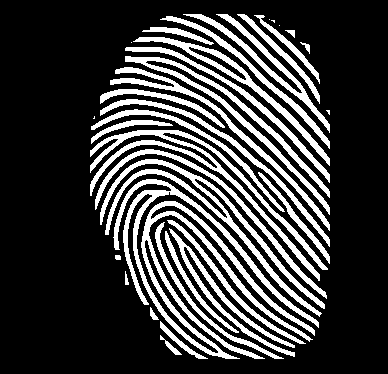
#> input picture code/Fingernet-Full-main/Fingernet-Full-main/Enhancement/101_1.bmp, 388 x 374 px
$ python -i ext_finger_skeleton.py   (imports and definitions only)
#> lines starting #> are read from the running program, lines starting #| are printed output that depends on the picture; after the words box and inside, x2 and y2 are one past the last pixel; in counts of white or black regions, pixels touching at a corner belong together
#> `picture = cv2.imread('101_1.bmp', cv2.IMREAD_GRAYSCALE)`: picture: shape (374, 388); 23.9% white; 35 white regions (6 under 20 px), largest, box (x1, y1, x2, y2) and area: (113, 179, 319, 359) 6904, (90, 130, 328, 281) 3274, (100, 159, 325, 317) 3205
### code/Fingernet-Full-main/Fingernet-Full-main/Enhancement/dist2.py
"""
等价于 MATLAB dist2.m 的 Python 实现——计算两组点之间的平方欧氏距离。

函数:
    n2 = dist2(x, c)

输入:
    x : (M, D) array_like
    c : (L, D) array_like

输出:
    n2 : (M, L) numpy array, 第 (i,j) 项为 ||x[i,:] - c[j,:]||^2
"""
import numpy as np

def dist2(x, c):
    x = np.asarray(x, dtype=np.float64)
    c = np.asarray(c, dtype=np.float64)

    if x.ndim != 2 or c.ndim != 2:
        raise ValueError("x and c must be 2-D arrays")
    if x.shape[1] != c.shape[1]:
        raise ValueError("Data dimension does not match dimension of centres")

    # 使用恒等式 ||x-c||^2 = ||x||^2 + ||c||^2 - 2 x c^T
    x_sq = np.sum(x * x, axis=1).reshape(-1, 1)   # (M,1)
    c_sq = np.sum(c * c, axis=1).reshape(1, -1)   # (1,L)
    cross = np.dot(x, c.T)                        # (M,L)

    n2 = x_sq + c_sq - 2.0 * cross

    # 数值误差可能导致极小负值，裁剪为 0
    n2 = np.maximum(n2, 0.0)

    return n2

# [5 lines of commented-out code are left out]

### code/Fingernet-Full-main/Fingernet-Full-main/Enhancement/ext_finger_skeleton.py
"""
主函数，后面做
从指纹图像中提取 minutiae（终点/分叉/可选核心）。
返回格式与原 MATLAB 类似：N x 6 矩阵，列为 [x, y, type, angle, extra, valid]
 - type: 1 = termination, 3 = bifurcation, 5 = core(optional)
 - angle: 方向（弧度）
注意：此实现使用简单增强与方向估计，作为 MATLAB 版本的可用 Python 替代。
依赖: numpy, scipy, scikit-image, opencv-python
"""
import numpy as np
import cv2
from scipy.ndimage import gaussian_filter
from skimage.filters import threshold_local, sobel_h, sobel_v
from skimage.morphology import thin
from math import atan2, pi
from dist2 import dist2  # 如果你已生成 dist2.py，保留；否则可内联实现

def _crossing_number(thinned, x, y):
    # thinned: boolean array, True where ridge pixel
    # p() order matches MATLAB p around 8 neighbors clockwise starting at east (approx)
    # We'll follow common CN ordering (8 neighbors) clockwise
    neighbors = [
        thinned[y, x+1],   # 1 E
        thinned[y-1, x+1], # 2 NE
        thinned[y-1, x],   # 3 N
        thinned[y-1, x-1], # 4 NW
        thinned[y, x-1],   # 5 W
        thinned[y+1, x-1], # 6 SW
        thinned[y+1, x],   # 7 S
        thinned[y+1, x+1], # 8 SE
    ]
    # convert bool to int
    nbr = [1 if v else 0 for v in neighbors]
    s = 0
    for i in range(8):
        s += abs(nbr[i] - nbr[(i+1) % 8])
    CN = s / 2
    return CN

def _local_median_orientation(orient_img_m, x, y):
    # orient_img_m: smoothed orientation in radians [0,2pi)
    patch = orient_img_m[max(0,y-1):y+2, max(0,x-1):x+2].ravel()
    if patch.size == 0:
        return 0.0
    # 平均方向需处理环绕：用向量平均
    vx = np.mean(np.cos(patch))
    vy = np.mean(np.sin(patch))
    ang = np.arctan2(vy, vx)
    if ang < 0:
        ang += 2*pi
    return ang

def compute_orientation_field(img, sigma=3):
    # 简单方向估计：基于 sobel 梯度，平滑后取 atan2
    gx = sobel_h(img.astype(float))
    gy = sobel_v(img.astype(float))
    # 平滑矢量分量以减少噪声
    gx_s = gaussian_filter(gx, sigma=sigma)
    gy_s = gaussian_filter(gy, sigma=sigma)
    orient = np.arctan2(gy_s, gx_s)  # in [-pi,pi]
    orient[orient < 0] += 2*pi       # map to [0,2pi)
    # also produce a smoothed orientation suitable for median using vector smoothing
    cos2 = np.cos(orient * 2.0)
    sin2 = np.sin(orient * 2.0)
    cos2_s = gaussian_filter(cos2, sigma=sigma)
    sin2_s = gaussian_filter(sin2, sigma=sigma)
    orient_m = 0.5 * np.arctan2(sin2_s, cos2_s)
    orient_m[orient_m < 0] += pi*2 if False else 0  # keep in [-pi/2,pi/2], but we'll keep raw in radians
    # normalize orient_m to [0,2pi)
    orient_m = np.mod(orient_m, 2*pi)
    return orient, orient_m

def ext_finger_skeleton(img, display_flag=0, filename=None):
    # 输入 img: 灰度 numpy 数组 uint8 或 float 0-255
#> called with display_flag = 0
    if img.dtype != np.uint8:
        img_u = np.clip(img, 0, 255).astype(np.uint8)
    else:
        img_u = img.copy()

    h, w = img_u.shape[:2]
#> h = 374; w = 388

    # 1) 简单裁剪与白边处理（尽量模拟原 MATLAB 的边缘白化）
    # 将上、下、左、右显著空白边缘置白（255）
    #（此处用简单阈值方法）
    # detect rows/cols with few dark pixels and blank them (like原代码)
    for r in range(min(55, h)):
        if np.count_nonzero(img_u[r, :] < 200) < 8:
            img_u[:r+1, :] = 255
    for r in range(h-1, max(h-230,0), -1):
        if np.count_nonzero(img_u[r, :] < 200) < 3:
            img_u[r-17:h, :] = 255
            break
    for c in range(200, w):
        if np.count_nonzero(img_u[:, c] < 200) < 1:
            img_u[:, c:w] = 255
            break
    for c in range(min(75, w)):
        if np.count_nonzero(img_u[:, c] < 200) < 1:
            img_u[:, :c+1] = 255

    # 2) 增强: CLAHE + 中值平滑
    clahe = cv2.createCLAHE(clipLimit=2.0, tileGridSize=(8,8))
    enhanced = clahe.apply(img_u)
    enhanced = cv2.medianBlur(enhanced, 3)
#> enhanced: shape (374, 388); values 3 (black) and 255 (white), 23.9% white; 32 white regions (3 under 20 px), largest, box (x1, y1, x2, y2) and area: (114, 179, 319, 359) 6896, (90, 130, 328, 280) 3268, (100, 159, 325, 316) 3201

    # 3) 二值化（自适应阈值）
    block_size = 35
    local_thresh = threshold_local(enhanced, block_size, offset=10)
    binim = enhanced > local_thresh  # True for bright (背景). 指纹脊通常为暗，故取反
#> binim: shape (374, 388) bool; 70.6% white; 2 black regions, box (x1, y1, x2, y2) and area: (81, 5, 338, 368) 42309, (189, 47, 246, 80) 284
    binim = ~binim  # 现在 binim True 表示 ridge (黑 -> True)

    # 4) mask: 简化的块方差法生成有效区
    # 如果一个块内方差小则判为背景
    blk = 24
    mask = np.ones_like(binim, dtype=np.uint8)
    for y in range(0, h, blk):
        for x in range(0, w, blk):
            sub = enhanced[y:min(h,y+blk), x:min(w,x+blk)]
            if sub.size == 0: continue
            if np.std(sub) < 5:  # 经验阈值
                mask[y:min(h,y+blk), x:min(w,x+blk)] = 0
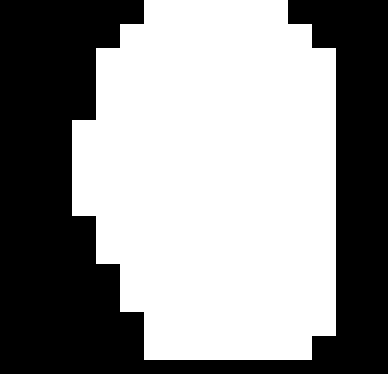
#> mask: shape (374, 388); values 0 (black) and 1 (white), 56% white; 1 black region, box (x1, y1, x2, y2) and area: (0, 0, 388, 374) 63896

    # 5) 细化（骨架化）
    thinned = thin(binim)  # boolean array
#> thinned: shape (374, 388) bool; 4.8% white in thin lines or dots, all inside (x1, y1, x2, y2) = (85, 9, 334, 364)

    # 6) 方向场计算
    orient_img, orient_img_m = compute_orientation_field(enhanced.astype(float)/255.0, sigma=3)
#> in compute_orientation_field, `cos2_s = gaussian_filter(cos2, sigma=sigma)`:
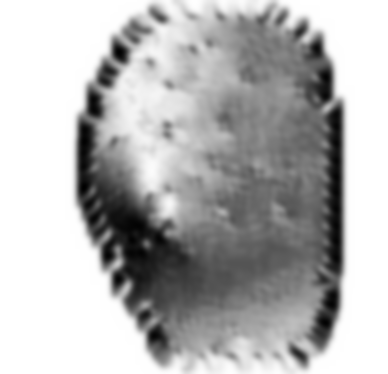
#> cos2_s: shape (374, 388) float64; min -0.923, max 1, mean 0.45; drawn with min black and max white
#> in compute_orientation_field, `sin2_s = gaussian_filter(sin2, sigma=sigma)`:
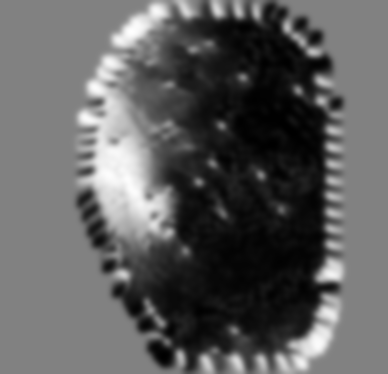
#> sin2_s: shape (374, 388) float64; min -0.996, max 0.963, mean -0.27; drawn with min black and max white
#> in compute_orientation_field, `orient_m = 0.5 * np.arctan2(sin2_s, cos2_s)`:
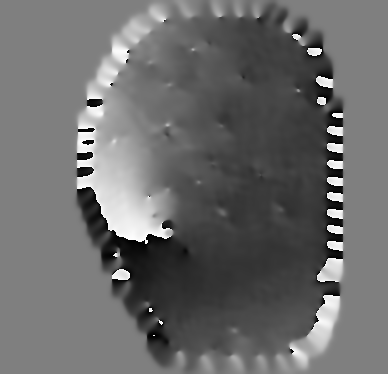
#> orient_m: shape (374, 388) float64; min -1.57, max 1.57, mean -0.243; drawn with min black and max white

    # 把被 mask 掩盖区域的方向置为大值以便后续跳过（模拟原代码 o_img(mask==0)=1）
    orient_img_m_masked = orient_img_m.copy()
    orient_img_m_masked[mask == 0] = 0.0
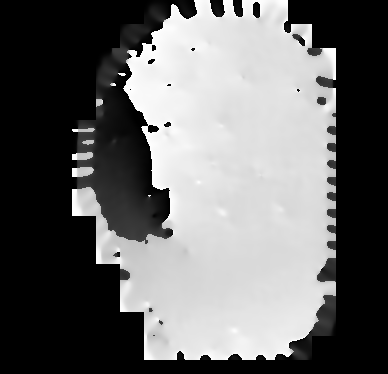
#> orient_img_m_masked: shape (374, 388) float64; min 0, max 6.28, mean 2.59; drawn with min black and max white

    # 7) 寻找 minutiae（Crossing Number）
    minutiae = []
    # 忽略边界 1 像素，确保邻域合法
    for y in range(1, h-1):
        for x in range(1, w-1):
            if not thinned[y, x]:
                continue
            # 跳过 mask 外区域
            if mask[y, x] == 0:
                continue
            CN = _crossing_number(thinned, x, y)
            if CN == 1 or CN == 3:
                angle = _local_median_orientation(orient_img_m_masked, x, y)
                typ = 1 if CN == 1 else 3
                # 保留与原格式兼容的六列 [x,y,type,angle,0,1]
                minutiae.append([x, y, typ, float(angle), 0.0, 1])
#> this loop made 372 passes
    if len(minutiae) == 0:
        return np.empty((0,6))

    minutiae = np.array(minutiae, dtype=float)

    # 8) 过滤靠近 mask=0 的细节点（移除伪细节点）
    kept = []
    for m in minutiae:
        x, y = int(m[0]), int(m[1])
        neighborhood = mask[max(0,y-2):min(h,y+3), max(0,x-2):min(w,x+3)]
        if np.any(neighborhood == 0):
            continue
        kept.append(m)
#> this loop made 89 passes
#> m on passes 1 to 12: [233, 12, 3, 6.14, 0, 1], [181, 13, 3, 0.0868, 0, 1], [212, 13, 3, 6.2, 0, 1], [251, 13, 3, 6.07, 0, 1], [269, 17, 3, 5.61, 0, 1], [264, 19, 1, 5.39, 0, 1], [267, 19, 3, 5.53, 0, 1], [156, 21, 3, 0.444, 0, 1], [277, 25, 3, 5.51, 0, 1], [281, 28, 3, 5.81, 0, 1], [137, 32, 3, 0.767, 0, 1], [300, 37, 3, 0.759, 0, 1]
    if len(kept) == 0:
        return np.empty((0,6))
    minutiae = np.vstack(kept)

    # 9) 距离过滤：移除过近（重复）点，保留第一个
    coords = minutiae[:, :2]
    D = dist2(coords, coords)
#> in dist2, `cross = np.dot(x, c.T)`:
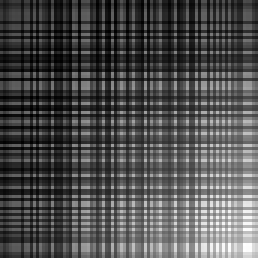
#> cross: shape (86, 86) float64 (shown 3 times larger); min 16586, max 213274, mean 76803.9; drawn with min black and max white
#> in dist2, `n2 = x_sq + c_sq - 2.0 * cross`:
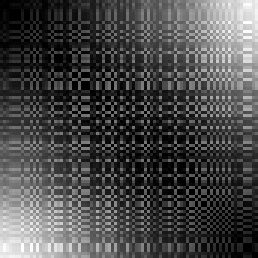
#> n2: shape (86, 86) float64 (shown 3 times larger); min 0, max 128690, mean 37301.6; drawn with min black and max white
    n = len(minutiae)
    reject = np.zeros(n, dtype=bool)
    min_sep2 = 7.0**2  # 半径阈值，和原 MATLAB 近似
    for i in range(n):
        if reject[i]: continue
        for j in range(i+1, n):
            if reject[j]: continue
            if D[i,j] <= min_sep2:
                # 保留类型优先级：保留非-termination (3) 优于 termination(1)；或按任意规则
                if minutiae[i,2] == minutiae[j,2]:
                    reject[j] = True
                else:
                    # 若 i 是 termination 且 j 是 bifurcation，优先保留 bifurcation
                    if minutiae[i,2] == 1 and minutiae[j,2] == 3:
                        reject[i] = True
                    else:
                        reject[j] = True
    minutiae = minutiae[~reject]

    # 10) optionally detect cores (very approximate): find local maxima of orientation variance - 可选，暂不精确实现
    # （保留占位；如果需要可以实现更复杂的 Poincare index / core detection）

    # 11) 可视化与保存（如果需要）
    if display_flag:
        import matplotlib.pyplot as plt
        vis = cv2.cvtColor((~binim).astype(np.uint8)*255, cv2.COLOR_GRAY2RGB)
        for m in minutiae:
            x,y,t,ang,_,_ = m
            color = (255,0,0) if t==1 else (0,0,255)
            cv2.circle(vis, (int(x),int(y)), 2, color, -1)
        plt.figure(figsize=(8,8)); plt.imshow(vis[:,:,::-1]); plt.title('minutiae'); plt.axis('off')
        if filename:
            cv2.imwrite(filename, vis)
        plt.show()

    return minutiae  # numpy array N x 6

>>> import cv2
>>> picture = cv2.imread('101_1.bmp', cv2.IMREAD_GRAYSCALE)
>>> result = ext_finger_skeleton(picture)

$ run again, on code/Fingernet-Full-main/Fingernet-Full-main/Enhancement/101_2.bmp
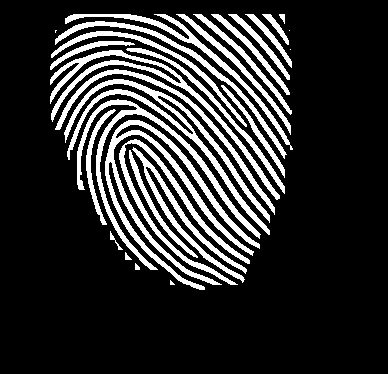
#> input picture code/Fingernet-Full-main/Fingernet-Full-main/Enhancement/101_2.bmp, 388 x 374 px
#> picture: shape (374, 388); 18.7% white; 29 white regions (4 under 20 px), largest, box (x1, y1, x2, y2) and area: (105, 120, 260, 290) 3904, (64, 79, 270, 235) 3113, (77, 99, 261, 270) 2500
#> thinned: shape (374, 388) bool; 3.8% white in thin lines or dots, all inside (x1, y1, x2, y2) = (45, 9, 296, 295)
#> in ext_finger_skeleton, `orient_img_m_masked[mask == 0] = 0.0`:
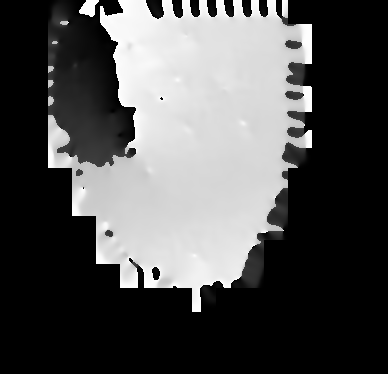
#> orient_img_m_masked: shape (374, 388) float64; min 0, max 6.28, mean 2; drawn with min black and max white
#> the loop in ext_finger_skeleton, `for y in range(1, h-1):` made 372 passes
#> the loop in ext_finger_skeleton, `for m in minutiae:` made 74 passes
#> m on passes 1 to 8: [173, 12, 3, 6.23, 0, 1], [190, 12, 3, 6.17, 0, 1], [207, 12, 3, 6.16, 0, 1], [224, 12, 3, 6.13, 0, 1], [242, 12, 3, 6.16, 0, 1], [258, 12, 3, 6.12, 0, 1], [275, 12, 3, 6.14, 0, 1], [151, 13, 3, 0.0471, 0, 1]
#> in dist2, `n2 = x_sq + c_sq - 2.0 * cross`:
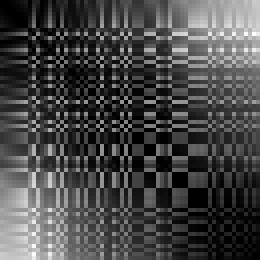
#> n2: shape (65, 65) float64 (shown 4 times larger); min 0, max 99122, mean 27986.6; drawn with min black and max white

$ run again, on code/Fingernet-Full-main/Fingernet-Full-main/Enhancement/101_4.bmp
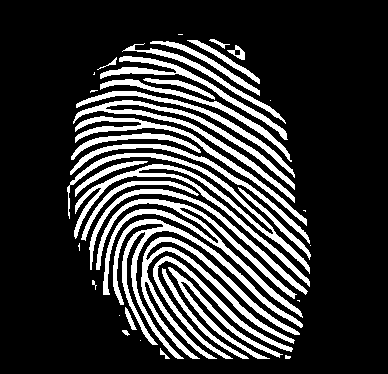
#> input picture code/Fingernet-Full-main/Fingernet-Full-main/Enhancement/101_4.bmp, 388 x 374 px
#> picture: shape (374, 388); 21.3% white; 40 white regions (11 under 20 px), largest, box (x1, y1, x2, y2) and area: (67, 153, 310, 287) 3641, (141, 237, 300, 359) 2985, (96, 199, 303, 318) 2980
#> thinned: shape (374, 388) bool; 4.5% white in thin lines or dots, all inside (x1, y1, x2, y2) = (63, 35, 315, 364)
#> orient_img_m_masked: shape (374, 388) float64; min 0, max 6.28, mean 2.15
#> the loop in ext_finger_skeleton, `for y in range(1, h-1):` made 372 passes
#> the loop in ext_finger_skeleton, `for m in minutiae:` made 88 passes
#> m on passes 1 to 8: [204, 38, 3, 6.18, 0, 1], [183, 39, 3, 0.02, 0, 1], [140, 44, 3, 5.98, 0, 1], [144, 44, 3, 0.344, 0, 1], [230, 44, 3, 0.0551, 0, 1], [230, 45, 3, 0.197, 0, 1], [119, 51, 3, 0.751, 0, 1], [224, 51, 3, 5.91, 0, 1]
#> in dist2, `n2 = x_sq + c_sq - 2.0 * cross`:
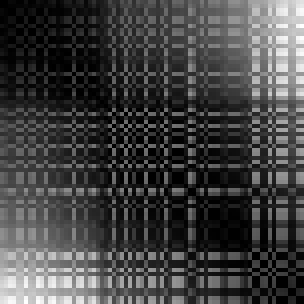
#> n2: shape (76, 76) float64 (shown 4 times larger); min 0, max 121738, mean 31727.3; drawn with min black and max white
